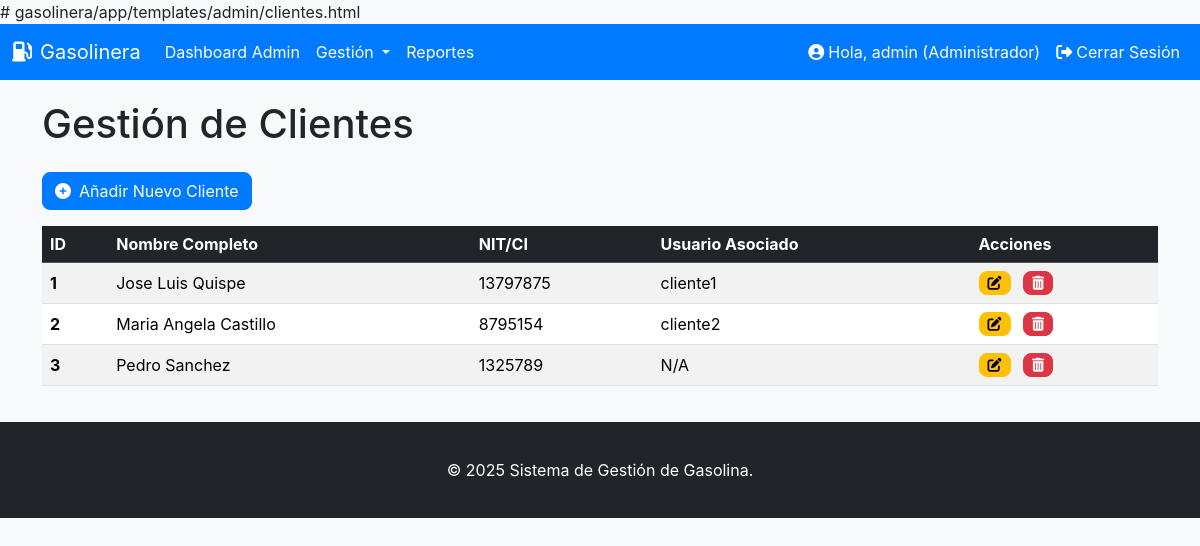
The page /admin/clientes (signed in) on the database its author committed.
### app/models.py (models this page shows, shortened)
class Usuario(UserMixin, db.Model):
    __tablename__ = 'usuarios'
    id = db.Column(db.Integer, primary_key=True)
    username = db.Column(db.String(64), unique=True, nullable=False) # Nombre de usuario
    password_hash = db.Column(db.String(128)) # Hash de la contraseña
    rol_id = db.Column(db.Integer, db.ForeignKey('roles.id')) # Clave foránea del rol
    clientes = db.relationship('Cliente', backref='usuario', lazy='dynamic') # Relación con clientes

class Rol(db.Model):
    __tablename__ = 'roles'
    id = db.Column(db.Integer, primary_key=True)
    nombre = db.Column(db.String(50), unique=True, nullable=False) # Nombre del rol (administrador, operador, cliente)
    usuarios = db.relationship('Usuario', backref='rol', lazy='dynamic') # Relación con usuarios

class Cliente(db.Model):
    __tablename__ = 'clientes'
    id = db.Column(db.Integer, primary_key=True)
    nombre = db.Column(db.String(100), nullable=False) # Nombre del cliente
    apellido = db.Column(db.String(100)) # Apellido del cliente
    nit_ci = db.Column(db.String(20), unique=True, nullable=True) # NIT/CI del cliente (opcional)
    usuario_id = db.Column(db.Integer, db.ForeignKey('usuarios.id'), nullable=True) # Clave foránea del usuario asociado

### app/admin.py (the view)
@admin.route('/clientes')
@login_required
@admin_required
def manage_clientes():
    clientes = Cliente.query.all()
    return render_template('admin/clientes.html', clientes=clientes, title='Gestión de Clientes')

### app/admin.py (called while the page is built)
def admin_required(f):
    @wraps(f)
    def decorated_function(*args, **kwargs):
        if not current_user.is_authenticated or current_user.rol.nombre != 'administrador':
            flash('Acceso denegado. Se requiere rol de administrador.', 'danger')
            return redirect(url_for('main.index'))
        return f(*args, **kwargs)
    return decorated_function

### app/auth.py (called while the page is built)
@login_manager.user_loader
def load_user(user_id):
    return Usuario.query.get(int(user_id))

### app/templates/admin/clientes.html (shortened to what this page needs)
{% extends "base.html" %}
{% block content %}
<h1 class="mb-4">Gestión de Clientes</h1>
<a href="{{ url_for('admin.add_cliente') }}" class="btn btn-primary mb-3"><i class="fas fa-plus-circle me-2"></i>Añadir Nuevo Cliente</a>
{% if clientes %}
<div class="table-responsive">
    <table class="table table-striped table-hover align-middle">
        <thead class="table-dark">
            <tr>
                <th scope="col">ID</th>
                <th scope="col">Nombre Completo</th>
                <th scope="col">NIT/CI</th>
                <th scope="col">Usuario Asociado</th>
                <th scope="col">Acciones</th>
            </tr>
        </thead>
        <tbody>
            {% for cliente in clientes %}
            <tr>
                <th scope="row">{{ cliente.id }}</th>
                <td>{{ cliente.nombre }} {{ cliente.apellido }}</td>
                <td>{{ cliente.nit_ci if cliente.nit_ci else 'N/A' }}</td>
                <td>{{ cliente.usuario.username if cliente.usuario else 'N/A' }}</td>
                <td>
                    <a href="{{ url_for('admin.edit_cliente', id=cliente.id) }}" class="btn btn-sm btn-warning me-2" title="Editar"><i class="fas fa-edit"></i></a>
                    <a href="{{ url_for('admin.delete_cliente', id=cliente.id) }}" class="btn btn-sm btn-danger" onclick="return confirm('¿Estás seguro de que quieres eliminar este cliente?')" title="Eliminar"><i class="fas fa-trash-alt"></i></a>
                </td>
            </tr>
            {% endfor %}
        </tbody>
    </table>
</div>
{% else %}
<div class="alert alert-info" role="alert">
    No hay clientes registrados aún.
</div>
{% endif %}
{% endblock %}

### app/templates/base.html (shortened to what this page needs)
<!DOCTYPE html>
<html lang="es">
<head>
    <link href="https://cdn.jsdelivr.net/npm/bootstrap@5.3.3/dist/css/bootstrap.min.css" rel="stylesheet" xintegrity="sha384-QWTKZyjpPEjISv5WaRU9OFeRpok6YctnYmDr5pNlyT2bRjXh0JMhjY6hW+ALEwIH">
    <link rel="stylesheet" href="https://cdnjs.cloudflare.com/ajax/libs/font-awesome/6.5.2/css/all.min.css" xintegrity="sha512-SnH5WK+bZxgPHs44uWIX+LLJAJ9/2PkPKZ5QiAj6Ta86w+fsb2TkcmfRyVX3pBnMFcV7oQPJkl9QevSCWr3W6A==" />
</head>
<body>
    <nav class="navbar navbar-expand-lg navbar-dark">
        <div class="container-fluid">
            <a class="navbar-brand" href="{{ url_for('main.index') }}">
                <i class="fas fa-gas-pump me-2"></i>Gasolinera
            </a>
            <div class="collapse navbar-collapse" id="navbarNav">
                <ul class="navbar-nav me-auto mb-2 mb-lg-0">
                    {% if current_user.is_authenticated %}
                        {% if current_user.rol.nombre == 'administrador' %}
                            <li class="nav-item">
                                <a class="nav-link" href="{{ url_for('admin.dashboard') }}">Dashboard Admin</a>
                            </li>
                            <li class="nav-item dropdown">
                                <a class="nav-link dropdown-toggle" href="#" id="navbarDropdownAdmin" role="button" data-bs-toggle="dropdown" aria-expanded="false">
                                    Gestión
                                </a>
                            </li>
                             <li class="nav-item">
                                <a class="nav-link" href="{{ url_for('admin.view_reports') }}">Reportes</a>
                            </li>
                        {% endif %}
                    {% endif %}
                </ul>
                <ul class="navbar-nav ms-auto">
                    {% if current_user.is_authenticated %}
                        <li class="nav-item">
                            <span class="nav-link"><i class="fas fa-user-circle me-1"></i>Hola, {{ current_user.username }} ({{ current_user.rol.nombre | capitalize }})</span>
                        </li>
                        <li class="nav-item">
                            <a class="nav-link" href="{{ url_for('auth.logout') }}"><i class="fas fa-sign-out-alt me-1"></i>Cerrar Sesión</a>
                        </li>
                    {% else %}
                        <li class="nav-item">
                            <a class="nav-link" href="{{ url_for('auth.login') }}"><i class="fas fa-sign-in-alt me-1"></i>Iniciar Sesión</a>
                        </li>
                    {% endif %}
                </ul>
            </div>
        </div>
    </nav>
    <div class="container">
        {% block content %}{% endblock %}
    </div>
    <footer class="footer mt-auto py-3 bg-dark">
        <div class="container text-center">
            <span class="text-white">&copy; {{ moment().format('YYYY') }} Sistema de Gestión de Gasolina.</span>
        </div>
    </footer>
</body>
</html>

### app/templates/base.html (style rules this page uses)
body { font-family: 'Inter', sans-serif; background-color: #f8f9fa; }
.navbar { background-color: #007bff; }
.navbar-brand, .nav-link { color: white !important; }
.footer { background-color: #343a40; color: white; padding: 1rem 0; position: relative; bottom: 0; width: 100%; }
.container { margin-top: 20px; margin-bottom: 20px; }
.btn-primary { background-color: #007bff; border-color: #007bff; border-radius: 8px; }
.btn-danger { border-radius: 8px; }
.btn-warning { border-radius: 8px; }

### rows shown on the page
Usuario: username "admin"
Rol: rol.nombre "Administrador"
Cliente: id "1", nombre "Jose Luis", apellido "Quispe", nit_ci "13797875", usuario "cliente1"
Cliente: id "2", nombre "Maria Angela", apellido "Castillo", nit_ci "8795154", usuario "cliente2"
Cliente: id "3", nombre "Pedro", apellido "Sanchez", nit_ci "1325789", usuario "N/A"

### other values the page prints
{{ moment().format('YYYY') }} "2025"
